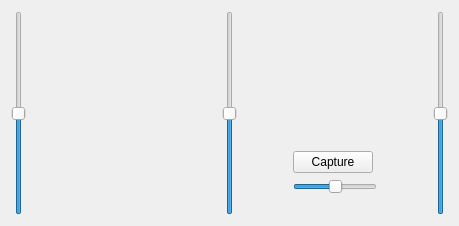
<?xml version="1.0" encoding="UTF-8"?>
<ui version="4.0">
 <class>HelelaniCameraControl</class>
 <widget class="QWidget" name="HelelaniCameraControl">
  <property name="geometry">
   <rect>
    <x>0</x>
    <y>0</y>
    <width>459</width>
    <height>226</height>
   </rect>
  </property>
  <property name="windowTitle">
   <string>Helelani Camera Control</string>
  </property>
  <layout class="QHBoxLayout" name="horizontalLayout">
   <item>
    <widget class="QSlider" name="lidarPitch">
     <property name="minimum">
      <number>-90</number>
     </property>
     <property name="maximum">
      <number>90</number>
     </property>
     <property name="orientation">
      <enum>Qt::Vertical</enum>
     </property>
    </widget>
   </item>
   <item>
    <widget class="CameraControlWidget" name="leftHeading" native="true">
     <property name="sizePolicy">
      <sizepolicy hsizetype="Preferred" vsizetype="Preferred">
       <horstretch>0</horstretch>
       <verstretch>0</verstretch>
      </sizepolicy>
     </property>
    </widget>
   </item>
   <item>
    <widget class="QSlider" name="leftPitch">
     <property name="minimum">
      <number>-90</number>
     </property>
     <property name="maximum">
      <number>90</number>
     </property>
     <property name="orientation">
      <enum>Qt::Vertical</enum>
     </property>
    </widget>
   </item>
   <item>
    <widget class="CameraControlWidget" name="rightHeading" native="true">
     <property name="sizePolicy">
      <sizepolicy hsizetype="Preferred" vsizetype="Preferred">
       <horstretch>0</horstretch>
       <verstretch>0</verstretch>
      </sizepolicy>
     </property>
     <layout class="QGridLayout" name="gridLayout">
      <item row="0" column="0">
       <spacer name="verticalSpacer">
        <property name="orientation">
         <enum>Qt::Vertical</enum>
        </property>
        <property name="sizeType">
         <enum>QSizePolicy::Fixed</enum>
        </property>
        <property name="sizeHint" stdset="0">
         <size>
          <width>20</width>
          <height>120</height>
         </size>
        </property>
       </spacer>
      </item>
      <item row="1" column="0">
       <layout class="QVBoxLayout" name="verticalLayout">
        <item>
         <widget class="QPushButton" name="captureStereo">
          <property name="sizePolicy">
           <sizepolicy hsizetype="Fixed" vsizetype="Fixed">
            <horstretch>0</horstretch>
            <verstretch>0</verstretch>
           </sizepolicy>
          </property>
          <property name="text">
           <string>Capture</string>
          </property>
         </widget>
        </item>
        <item>
         <widget class="QSlider" name="exposureSlider">
          <property name="sizePolicy">
           <sizepolicy hsizetype="Fixed" vsizetype="Fixed">
            <horstretch>0</horstretch>
            <verstretch>0</verstretch>
           </sizepolicy>
          </property>
          <property name="maximum">
           <number>100</number>
          </property>
          <property name="value">
           <number>50</number>
          </property>
          <property name="orientation">
           <enum>Qt::Horizontal</enum>
          </property>
         </widget>
        </item>
       </layout>
      </item>
     </layout>
    </widget>
   </item>
   <item>
    <widget class="QSlider" name="rightPitch">
     <property name="minimum">
      <number>-90</number>
     </property>
     <property name="maximum">
      <number>90</number>
     </property>
     <property name="orientation">
      <enum>Qt::Vertical</enum>
     </property>
    </widget>
   </item>
  </layout>
 </widget>
 <customwidgets>
  <customwidget>
   <class>CameraControlWidget</class>
   <extends>QWidget</extends>
   <header>CameraControlWidget.h</header>
   <container>1</container>
  </customwidget>
 </customwidgets>
 <resources/>
 <connections/>
</ui>
